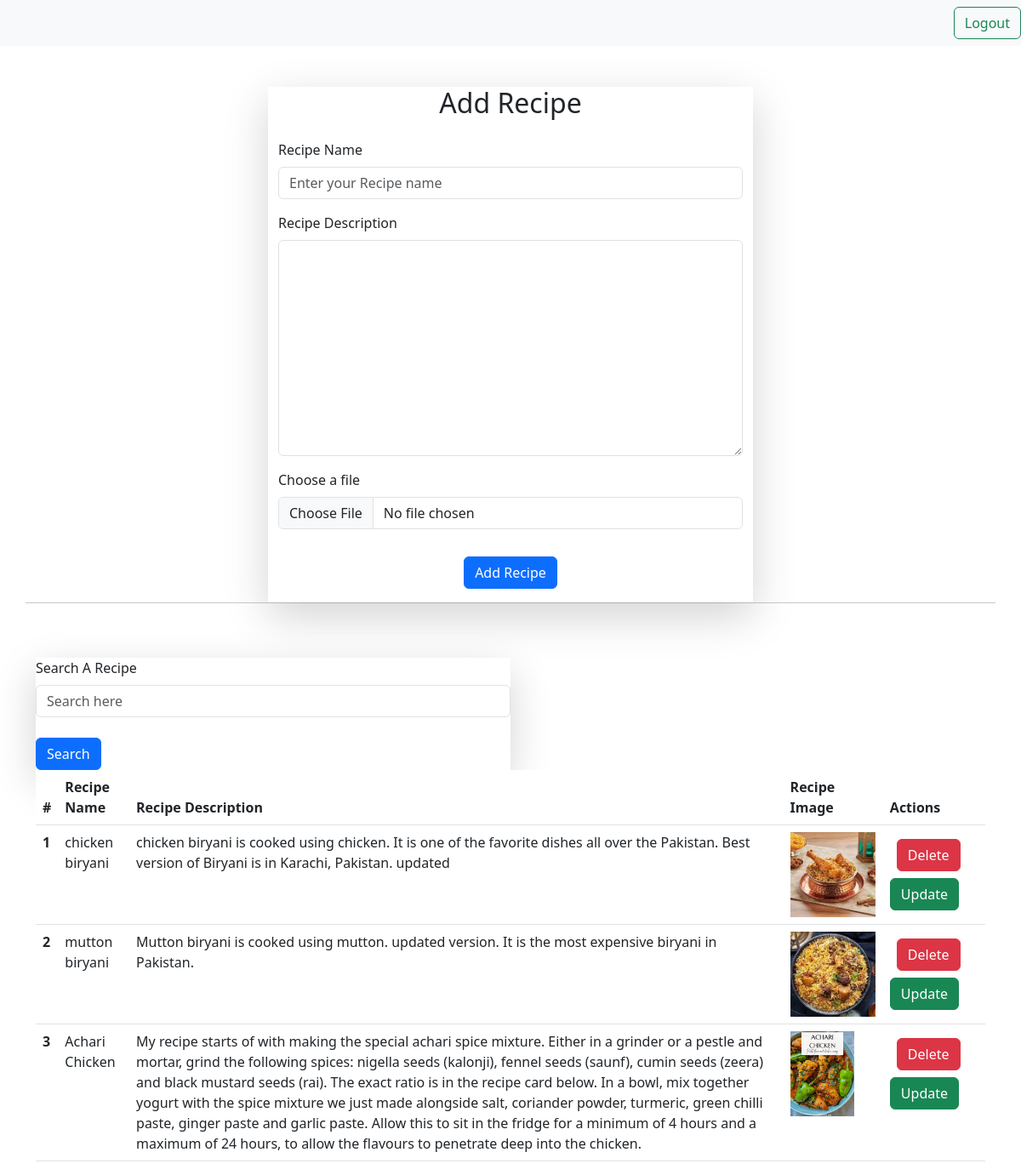
The page /recipe/ (signed in) on the database its author committed.
### recipe/models.py (models this page shows)
class recipe(models.Model):
    user = models.ForeignKey(User, on_delete=models.CASCADE, null=True)
    recipe_name = models.CharField(max_length=50)
    recipe_desc = models.TextField()
    recipe_image = models.FileField(upload_to='recipe/', max_length=250, null=True, default=None)

### recipe/views.py (the view, shortened to what this page needs)
# urls.py: path('recipe/', recipes),
@login_required(login_url='/login/')
def recipes(request):
    if request.user.is_authenticated:
        recipe_obj = recipe.objects.all()
        if request.method == 'GET':
            if request.GET.get('search'):
                recipe_obj = recipe.objects.filter(recipe_name__icontains = request.GET.get('search'))
                data = {
                    'recipes':recipe_obj
                }
                return render(request, 'recipe.html', data)
        recipes = recipe.objects.all()
        data = {'recipes':recipes}
        return render(request, 'recipe.html', data)
    return redirect('/login/')

### recipe/templates/recipe.html (shortened to what this page needs)
{% extends 'base.html'%}
{% block body %}
<div class="container">
    <div class="row justify-content-center">
      <div class="col-md-6 mt-5 shadow-lg">
        <h2 class="text-center mb-4">Add Recipe</h2>
        <form method="post" action="" enctype="multipart/form-data">
          <div class="mb-3">
            <label for="name" class="form-label">Recipe Name</label>
            <input type="text" class="form-control" id="name" name="recipe_name" placeholder="Enter your Recipe name">
          </div>
          <div class="mb-3">
            <label for="email" class="form-label">Recipe Description</label>
            <textarea name="recipe_desc" id="" cols="30" rows="10" class="form-control"></textarea>
          </div>
          <div class="mb-3">
            <label for="name" class="form-label">Choose a file</label>
            <input type="file" class="form-control" id="image" name="recipe_image" >
          </div>
          <div class="text-center p-3">
            <button type="submit" class="btn btn-primary">Add Recipe</button>
          </div>
        </form>
      </div>
      <br><hr>
      <div>
        <form >
            <div class="col-md-6 mt-5 shadow-lg">
                <label for="name" class="form-label">Search A Recipe</label>
                <input type="text" class="form-control" id="image" name="search" placeholder="Search here" ><br>
                <button type="submit" class="btn btn-primary">Search</button>
            </div>
        </form>
      </div>
      <div>
        <table class="table">
            <thead>
              <tr>
                <th scope="col">#</th>
                <th scope="col">Recipe Name</th>
                <th scope="col">Recipe Description</th>
                <th scope="col">Recipe Image</th>
                <th scope="col">Actions</th>
              </tr>
            </thead>
            <tbody>
                {% for i in recipes %}
              <tr>
                <th scope="row">{{forloop.counter}}</th>
                <td>{{i.recipe_name}}</td>
                <td>{{i.recipe_desc}}</td>
                {% if i.recipe_image != NULL %}
                <td><img src="/media/{{i.recipe_image}}" alt="" style="height: 100px;"></td>
                {% endif %}
                <td>
                    <a href="/delete-recipe/{{i.id}}" class="btn btn-danger m-2">Delete</a>
                    <a href="/update-recipe/{{i.id}}" class="btn btn-success">Update</a>
                </td>
              </tr>
                {% endfor %}
            </tbody>
          </table>
      </div>
    </div>
  </div>
{% endblock %}

### rows shown on the page
recipe: recipe_name "chicken biryani", recipe_desc "chicken biryani is cooked using chicken. It is one of the favorite dishes all over the Pakistan. Best version of Biryani is in Karachi, Pakistan. updated", recipe_image (picture)
recipe: recipe_name "mutton biryani", recipe_desc "Mutton biryani is cooked using mutton. updated version. It is the most expensive biryani in Pakistan.", recipe_image (picture)
recipe: recipe_name "Achari Chicken", recipe_desc "My recipe starts of with making the special achari spice mixture. Either in a grinder or a pestle and mortar, grind the following spices: nigella seeds (kalonji), fennel seeds (saunf), cumin seeds (zeera) and black mustard seeds (rai). The exact ratio is in the recipe card below. In a bowl, mix together yogurt with the spice mixture we just made alongside salt, coriander powder, turmeric, green chilli paste, ginger paste and garlic paste. Allow this to sit in the fridge for a minimum of 4 hours and a maximum of 24 hours, to allow the flavours to penetrate deep into the chicken.", recipe_image (picture)
